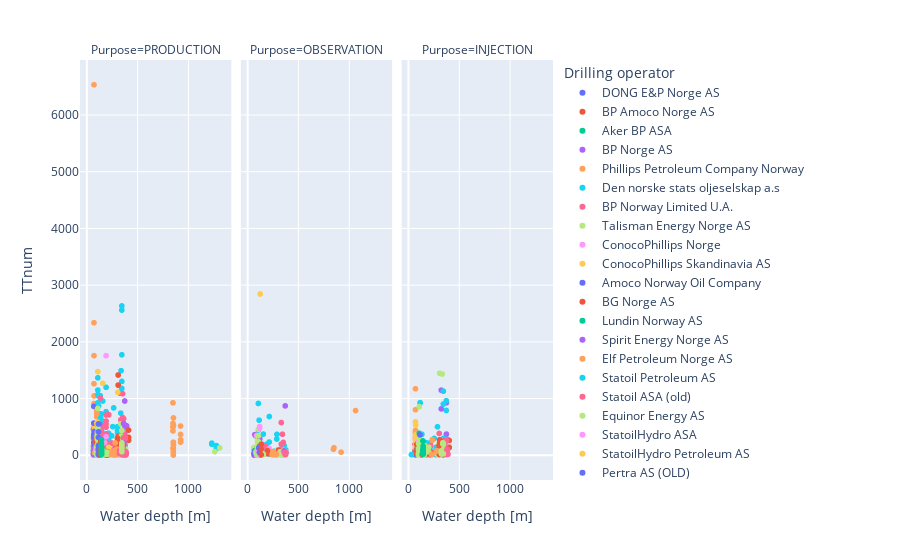

Notebook cell for this chart:
### Code cell
subset=data[['Wellbore name','Drilling operator','TTnum','Purpose','Water depth [m]']]
final=subset.dropna()
fig = px.scatter(final, x="Water depth [m]", y="TTnum",color="Drilling operator", facet_col="Purpose")
fig.show()
